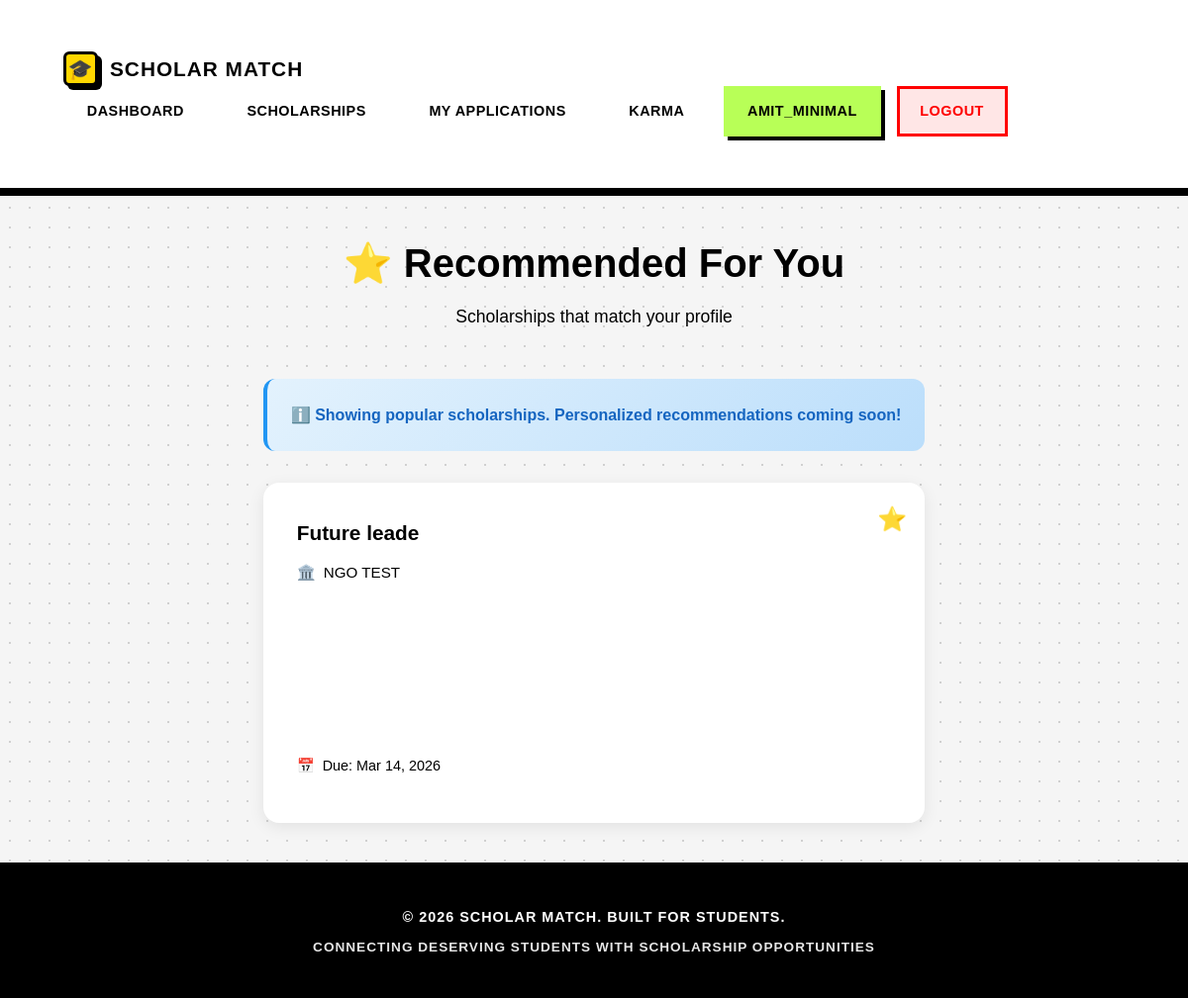
The app's page /scholarships/recommended/ (signed in) with its own data.
### users/models.py (models this page shows, shortened)
class User(AbstractUser):
    is_student = models.BooleanField(default=True)
    is_moderator = models.BooleanField(default=False)
    is_organization = models.BooleanField(default=False)

### scholarships/models.py (models this page shows, shortened)
class Scholarship(models.Model):
    title = models.CharField(max_length=255, unique=True, verbose_name="Scholarship Title")
    org_profile = models.ForeignKey(
        'users.OrganizationProfile',
        on_delete=models.CASCADE,
        related_name='scholarships',
        null=True, blank=True,
        verbose_name="Organization"
    )
    logo = models.ImageField(
        upload_to='scholarship_logos/',
        blank=True, null=True,
        verbose_name="Organization Logo"
    )
    description = models.TextField(verbose_name="About the Scholarship (HTML allowed)")
    deadline = models.DateTimeField(verbose_name="Application Deadline")
    education_level = models.CharField(
        max_length=20,
        choices=EDUCATION_LEVEL_CHOICES,
        default='ANY',
        verbose_name="Target Education Level"
    )
    courses = models.TextField(
        blank=True, default='[]',
        help_text='JSON list of eligible courses/streams. Leave "[]" for any.'
    )
    max_family_income = models.PositiveIntegerField(
        null=True, blank=True,
        verbose_name="Max Family Annual Income (₹)",
        help_text="Maximum annual family income in INR (e.g. 800000 for ₹8 lakh)"
    )
    min_percentage = models.DecimalField(
        max_digits=5, decimal_places=2,
        null=True, blank=True,
        verbose_name="Minimum Academic Score (%/CGPA)"
    )
    demographic_focus = models.TextField(
        blank=True, default='[]',
        help_text='JSON list of demographic targets. Leave "[]" for all.'
    )
    total_budget = models.PositiveIntegerField(
        verbose_name="Total Budget (₹)",
        help_text="Full amount the organization deposits into escrow (INR)"
    )
    distribution_type = models.CharField(
        max_length=10,
        choices=DISTRIBUTION_TYPE_CHOICES,
        default='FIXED',
        verbose_name="Distribution Logic"
    )
    fixed_amount = models.PositiveIntegerField(
        null=True, blank=True,
        verbose_name="Fixed Amount per Winner (₹)",
        help_text="Required when distribution type is FIXED"
    )
    num_winners = models.PositiveIntegerField(
        null=True, blank=True,
        verbose_name="Number of Winners",
        help_text="How many students get selected"
    )
    disbursement_method = models.CharField(
        max_length=20,
        choices=DISBURSEMENT_METHOD_CHOICES,
        default='BANK_TRANSFER',
        verbose_name="Disbursement Method"
    )
    min_karma = models.PositiveIntegerField(
        default=0,
        verbose_name="Minimum Karma Points Required",
        help_text="Only students with ≥ this karma can apply"
    )
    verification_strictness = models.CharField(
        max_length=10,
        choices=VERIFICATION_STRICTNESS_CHOICES,
        default='STANDARD',
        verbose_name="Verification Strictness"
    )
    essay_question = models.TextField(
        blank=True,
        verbose_name="Custom Essay / Question (Optional)",
        help_text="e.g. 'Why do you need this scholarship?'"
    )
    is_active = models.BooleanField(
        default=False,
        help_text="Becomes True only after payment is confirmed"
    )
    is_funded = models.BooleanField(
        default=False,
        help_text="True once Razorpay payment is verified"
    )
    created_at = models.DateTimeField(auto_now_add=True)
    last_updated = models.DateTimeField(auto_now=True)
    organization = models.CharField(
        max_length=255, blank=True,
        help_text="[Legacy] Organization name as string. Use org_profile FK instead."
    )
    source_url = models.URLField(max_length=2000, blank=True)
    award_amount = models.CharField(
        max_length=50, blank=True,
        help_text="[Legacy] Free-text award amount. Use total_budget instead."
    )
    details = models.TextField(
        blank=True,
        help_text="[Legacy] Use description instead."
    )
    is_verified = models.BooleanField(default=False)
    found_by_student = models.ForeignKey(
        'users.StudentProfile',
        on_delete=models.SET_NULL,
        null=True, blank=True,
        related_name='found_scholarships'
    )
    finder_karma_awarded = models.IntegerField(default=0)
    class Meta:
        ordering = ['-created_at']
    @property
    def name(self):
        return self.title

### scholarships/views.py (the view)
# urls.py: path('recommended/', views.recommended_scholarships, name='recommended'),
@login_required
def recommended_scholarships(request):
    scholarships = Scholarship.objects.filter(is_active=True).order_by('-created_at')[:6]
    context = {
        'scholarships': scholarships,
        'message': 'Showing popular scholarships. Personalized recommendations coming soon!',
    }
    return render(request, 'scholarships/recommended.html', context)

### scholarships/templates/scholarships/recommended.html (shortened to what this page needs)
{% extends 'base.html' %}
{% block content %}
<div class="recommended-header">
    <h1>⭐ Recommended For You</h1>
    <p>Scholarships that match your profile</p>
</div>
{% if message %}
<div class="info-banner">
    <strong>ℹ️ {{ message }}</strong>
</div>
{% endif %}
<div class="scholarship-grid">
    {% for scholarship in scholarships %}
    <article class="scholarship-card">
        <h3><a href="{% url 'scholarships:scholarship_detail' pk=scholarship.pk %}">{{ scholarship.name }}</a></h3>
        <div class="organization">
            <span>🏛️</span>
            <span>{{ scholarship.organization }}</span>
        </div>
        <div class="amount">₹{{ scholarship.award_amount }}</div>
        <div class="card-footer">
            <div class="deadline">
                <span>📅</span>
                <span>Due: {{ scholarship.deadline|date:"M d, Y" }}</span>
            </div>
            <a href="{% url 'scholarships:scholarship_detail' pk=scholarship.pk %}" class="view-btn">
            </a>
        </div>
    </article>
    {% endfor %}
</div>
{% endblock %}

### templates/base.html (shortened to what this page needs)
<!DOCTYPE html>
<html lang="en">
<head>
</head>
<body>
    <nav>
        <div class="container">
            <a href="/" class="logo">
                <div class="logo-icon">🎓</div>
                <span>Scholar Match</span>
            </a>
            <ul>
                {% if user.is_authenticated %}
                {% if user.is_student %}
                <li><a href="{% url 'student_dashboard' %}">Dashboard</a></li>
                <li><a href="{% url 'scholarships:scholarship_list' %}">Scholarships</a></li>
                <li><a href="{% url 'applications:my_applications' %}">My Applications</a></li>
                <li><a href="{% url 'karma:karma_dashboard' %}">Karma</a></li>
                {% elif user.is_organization %}
                <li><a href="{% url 'funder_portal:funder_dashboard' %}">Dashboard</a></li>
                <li><a href="{% url 'funder_portal:create_scholarship' %}">Create Scholarship</a></li>
                <li><a href="{% url 'funder_portal:view_applications' %}">Applications</a></li>
                {% elif user.is_moderator %}
                <li><a href="{% url 'moderator_dashboard' %}">Dashboard</a></li>
                <li><a href="{% url 'moderator_add_scholarship' %}">Add Scholarship</a></li>
                <li><a href="{% url 'karma:moderator_overview' %}">Karma Review</a></li>
                {% endif %}
                <li>
                    <span class="user-info">{{ user.username }}</span>
                </li>
                <li><a href="{% url 'logout' %}" class="logout-btn">Logout</a></li>
                {% else %}
                <li><a href="{% url 'login' %}">Login</a></li>
                {% endif %}
            </ul>
        </div>
    </nav>
    <div class="container">
        {% block content %}
        {% endblock %}
    </div>
    <footer>
        <p>&copy; 2026 Scholar Match. Built for Students.</p>
        <p style="margin-top: 0.5rem; font-size: 0.85rem; opacity: 0.9;">Connecting Deserving Students with Scholarship
            Opportunities</p>
    </footer>
</body>
</html>

### templates/base.html (style rules this page uses)
* { margin: 0; padding: 0; box-sizing: border-box; }
:root { --primary-yellow: #FFD700; --neon-green: #B8FF57; --bright-blue: #0066FF; --black: #000000; --white: #FFFFFF; --light-gray: #f5f5f5; --text-gray: #666666; --border-black: #000000; --shadow-black: #000000; --bright-red: #FF0000; --bright-green: #00CC00; --bright-purple: #B8A4FF; --bright-orange: #FFA04A; }
body { font-family: 'Arial', 'Helvetica Neue', sans-serif; background: var(--light-gray); background-image: radial-gradient(circle, #d0d0d0 1px, transparent 1px); background-size: 20px 20px; color: var(--black); line-height: 1.6; min-height: 100vh; display: flex; flex-direction: column; }
nav { background: var(--white); border-bottom: 4px solid var(--black); padding: 0.75rem 2rem; box-shadow: 0 4px 0 var(--black); position: sticky; top: 0; z-index: 1000; }
nav .container { max-width: 1400px; margin: 0 auto; display: flex; justify-content: space-between; align-items: center; flex-wrap: wrap; }
nav .logo { color: var(--black); font-size: 1.3rem; font-weight: 900; text-decoration: none; display: flex; align-items: center; gap: 0.75rem; transition: all 0.2s ease; text-transform: uppercase; letter-spacing: 1px; font-family: 'Arial Black', sans-serif; }
nav .logo-icon { width: 35px; height: 35px; background: var(--primary-yellow); border: 3px solid var(--black); border-radius: 6px; display: flex; align-items: center; justify-content: center; font-size: 20px; box-shadow: 4px 4px 0 var(--black); }
nav ul { list-style: none; display: flex; gap: 1rem; align-items: center; flex-wrap: wrap; }
nav ul li a, nav ul li .user-info { color: var(--black); text-decoration: none; padding: 0.7rem 1.3rem; border-radius: 0; transition: all 0.2s ease; font-weight: 700; font-size: 0.9rem; display: block; text-transform: uppercase; letter-spacing: 0.5px; border: 3px solid transparent; }
nav .user-info { background: var(--neon-green); border: 3px solid var(--black); color: var(--black); padding: 0.7rem 1.5rem; font-weight: 900; box-shadow: 4px 4px 0 var(--black); font-family: 'Arial Black', sans-serif; }
nav .logout-btn { background: #FFE6E6; border: 3px solid var(--bright-red); color: var(--bright-red); font-weight: 900; }
.container { max-width: 1400px; margin: 0 auto; padding: 2.5rem 2rem; flex: 1; }
footer { background: var(--black); color: var(--white); text-align: center; padding: 2.5rem 2rem; margin-top: auto; border-top: 4px solid var(--black); }
footer p { font-weight: 700; text-transform: uppercase; letter-spacing: 1px; font-size: 0.9rem; }

### scholarships/templates/scholarships/recommended.html (style rules this page uses)
.recommended-header { text-align: center; margin-bottom: 3rem; }
.recommended-header h1 { color: var(--dark-green); font-size: 2.5rem; margin-bottom: 0.5rem; }
.recommended-header p { color: var(--gray); font-size: 1.1rem; }
.info-banner { background: linear-gradient(135deg, #E3F2FD, #BBDEFB); padding: 1.5rem; border-radius: 12px; border-left: 4px solid #2196F3; margin-bottom: 2rem; color: #1565C0; }
.scholarship-grid { display: grid; grid-template-columns: repeat(auto-fill, minmax(350px, 1fr)); gap: 2rem; }
.scholarship-card { background: white; border-radius: 16px; padding: 2rem; box-shadow: 0 4px 16px rgba(0, 0, 0, 0.08); transition: all 0.3s; border: 2px solid transparent; position: relative; }
.scholarship-card::before { content: '⭐'; position: absolute; top: 1rem; right: 1rem; font-size: 1.5rem; }
.scholarship-card h3 { margin: 0 0 0.75rem 0; color: var(--dark-green); font-size: 1.3rem; }
.scholarship-card h3 a { color: var(--dark-green); text-decoration: none; }
.organization { color: var(--gray); font-size: 0.95rem; margin-bottom: 1rem; display: flex; align-items: center; gap: 0.5rem; }
.amount { background: linear-gradient(135deg, var(--primary-green), var(--accent-green)); color: white; padding: 0.75rem 1.25rem; border-radius: 10px; font-weight: 800; font-size: 1.2rem; display: inline-block; margin: 1rem 0; }
.card-footer { display: flex; justify-content: space-between; align-items: center; padding-top: 1.25rem; margin-top: 1.25rem; border-top: 2px solid var(--very-light-green); }
.deadline { color: var(--gray); font-size: 0.9rem; display: flex; align-items: center; gap: 0.5rem; }
.view-btn { padding: 0.7rem 1.5rem; background: linear-gradient(135deg, var(--primary-green), var(--accent-green)); color: white; text-decoration: none; border-radius: 8px; font-weight: 600; transition: all 0.3s; }

### records on screen
User: username "AMIT_MINIMAL"
Scholarship: name "Future leade", organization "NGO TEST", deadline "Mar 14, 2026"

### other values on screen
{{ message }} "Showing popular scholarships. Personalized recommendations coming soon!"
